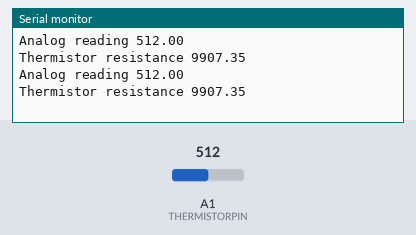
A sketch run on a simulated Arduino Uno, built with avr-gcc and run on an emulated ATmega328P. Parts: the last lines printed to the serial monitor. The inputs (shaded band) are chosen by the test bench; at power-on: A1 (THERMISTORPIN) = 512.

Above: at 1.8 s.
1.9 s: A1 (THERMISTORPIN) set to 1004
At 2.8 s:
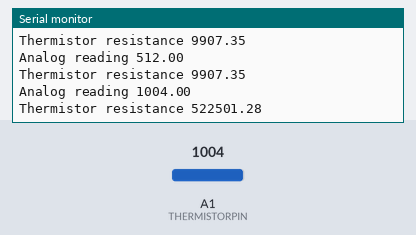
3.4 s: A1 (THERMISTORPIN) set to 1023
At 4.5 s:
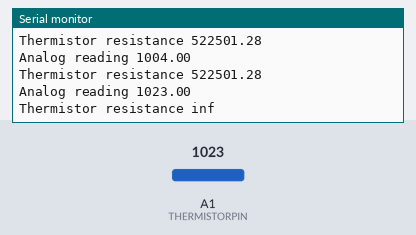
Timing chart, 0 to 6.4 s (numbered marks = the images above; inputs shaded):
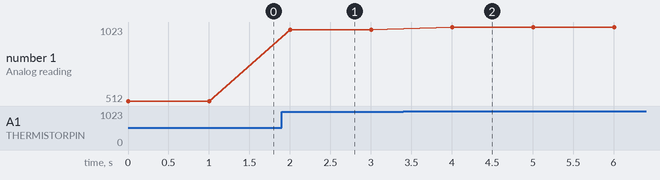

Measured:
- the behaviour switches between 1022 and 1023 on A1 (THERMISTORPIN) (found by bisection; images 1 and 2)
- after the input at 1.9 s, the serial monitor: prints a new line after 0.10 s (image 1)
- after the input at 3.4 s, the serial monitor: prints a new line after 0.61 s (image 2)
- plotted number 1: 512 → 1004 after the input at 1.9 s, 1004 → 1023 after the input at 3.4 s

The sketch:

ThermistorTest1.ino
```cpp
// the value of the 'other' resistor
#define SERIESRESISTOR 9888

// What pin to connect the sensor to
#define THERMISTORPIN A1

void setup(void) {
  Serial.begin(9600);
}

void loop(void) {
  float reading;

  reading = analogRead(THERMISTORPIN);

  Serial.print("Analog reading ");
  Serial.println(reading);

  // convert the value to resistance
  reading = (1023 / reading)  - 1;
  reading = SERIESRESISTOR / reading;
  Serial.print("Thermistor resistance ");
  Serial.println(reading);

  delay(1000);
}
```
